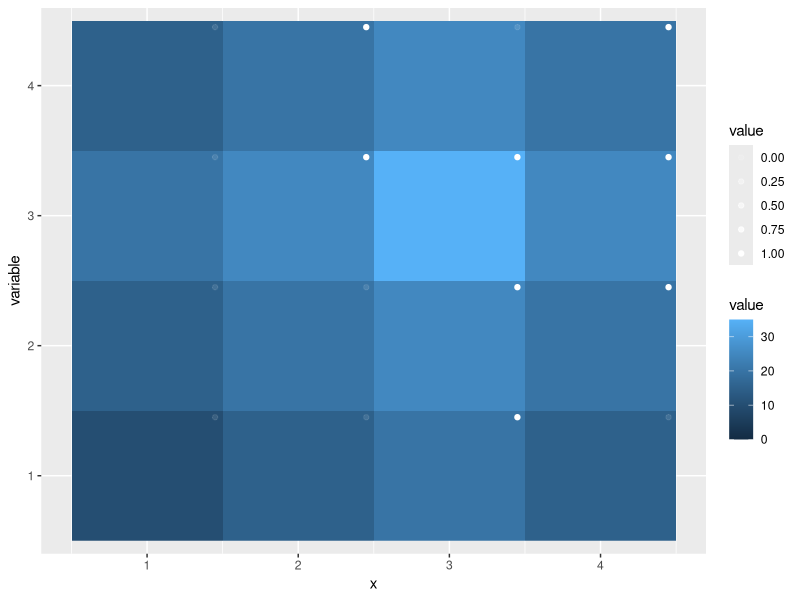

The R source for this figure:
library("ggplot2")
library("reshape")


pdf("test_raster.out.pdf")


df <- data.frame( a=c(10,15,20,15), b=c(15,20,25,20), c=c(20,25,35,25), d=c(15,20,25,20) )
colnames(df) <- c(1,2,3,4)
rownames(df) <- c(1,2,3,4)
df$x = 1:4
dfm <- melt(df, id.vars=c("x"))

dg <- data.frame( a=c(0,0,1,0), b=c(0,0,1,1), c=c(0,1,1,1), d=c(0,1,0,1) )
colnames(dg) <- c(1,2,3,4)
rownames(dg) <- c(1,2,3,4)
dg$x = 1:4
dgm <- melt(dg, id.vars=c("x"))

p <- ggplot( data=dfm, aes(x=x, y=variable, fill=value) ) +
    geom_raster() +
    geom_point(data=dgm, aes(x=x,y=variable, alpha=value ), position=position_nudge(y=0.45, x=0.45), color="white" )
print(p)

dev.off()
